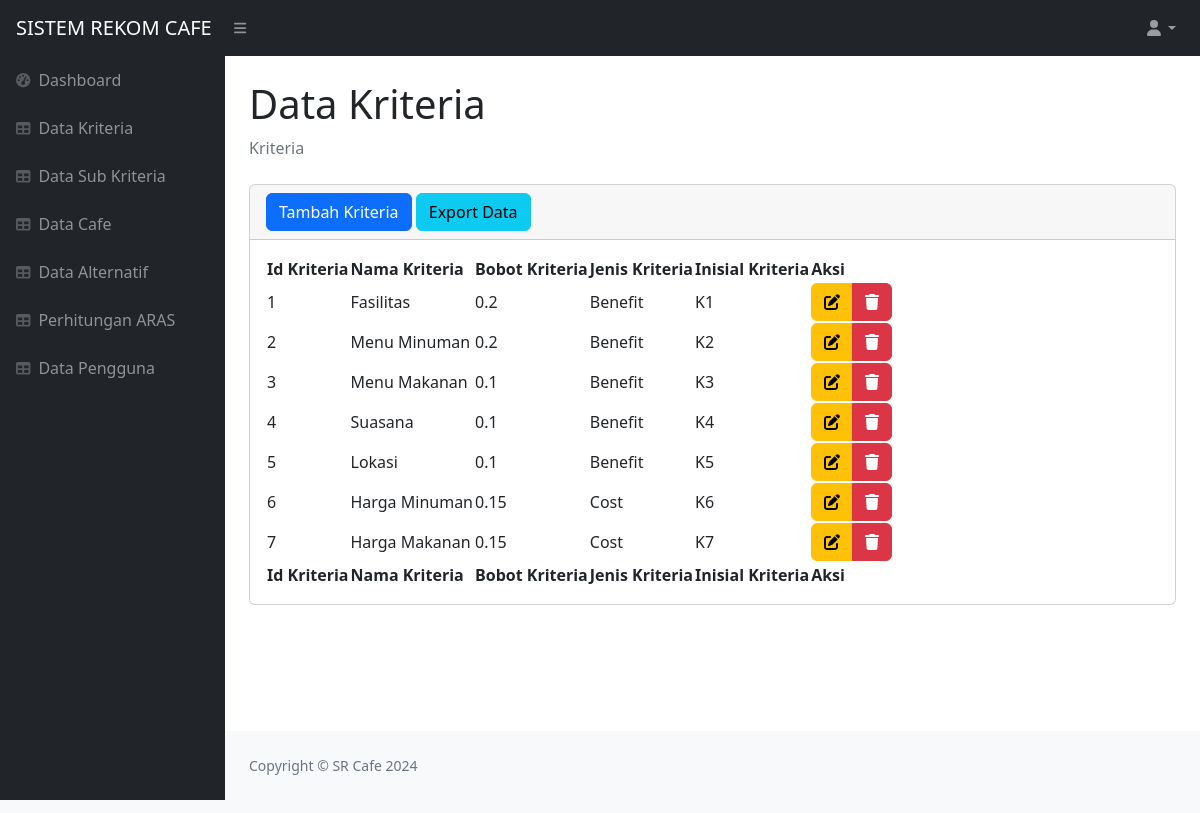
/index.php?page=data_kriteria (signed in), run on the app's committed database.
### tables this page shows
CREATE TABLE IF NOT EXISTS `kriteria` (
  `kriteria_id` int(11) NOT NULL AUTO_INCREMENT,
  `nama_kriteria` varchar(255) NOT NULL,
  `bobot` float NOT NULL,
  `jenis_bobot` enum('Benefit','Cost') DEFAULT NULL,
  `smbl_kriteria` varchar(50) DEFAULT NULL,
  PRIMARY KEY (`kriteria_id`)
);

### dt_kriteria.php (the view, shortened to what this page needs)
<?php
require 'proses/koneksi.php';
?>
<h1 class="mt-4">Data Kriteria</h1>
<ol class="breadcrumb mb-4">
    <li class="breadcrumb-item active">Kriteria</li>
</ol>
<div class="card mb-4">
    <div class="card-header">
        <button type="button" class="btn btn-primary" data-bs-toggle="modal" data-bs-target="#ModalTambah">Tambah Kriteria</button>
        <a href="proses/exkrit.php" target="_blank" class="btn btn-info">Export Data</a>
    </div>
    <div class="card-body">
        <table id="datatablesSimple">
            <thead>
                <tr>
                    <th>Id Kriteria</th>
                    <th>Nama Kriteria</th>
                    <th>Bobot Kriteria</th>
                    <th>Jenis Kriteria</th>
                    <th>Inisial Kriteria</th>
                    <th>Aksi</th>
                </tr>
            </thead>
            <tfoot>
                <tr>
                    <th>Id Kriteria</th>
                    <th>Nama Kriteria</th>
                    <th>Bobot Kriteria</th>
                    <th>Jenis Kriteria</th>
                    <th>Inisial Kriteria</th>
                    <th>Aksi</th>
                </tr>
            </tfoot>
            <tbody>
                <?php
                $no = 1;
                $ambilsemuadata = mysqli_query($conn, "SELECT * FROM kriteria");
                while ($data = mysqli_fetch_array($ambilsemuadata)) {
                    $kriteria_id = $data['kriteria_id'];
                    $nama_kriteria = $data['nama_kriteria'];
                    $bobot = $data['bobot'];
                    $jenis_bobot = $data['jenis_bobot'];
                    $smbl_kriteria = $data['smbl_kriteria'];
                ?>
                    <tr>
                        <td><?= $no++; ?></td>
                        <td><?= $nama_kriteria; ?></td>
                        <td><?= $bobot; ?></td>
                        <td><?= $jenis_bobot; ?></td>
                        <td><?= $smbl_kriteria; ?></td>
                        <td>
                            <div class="btn-group" role="group" aria-label="Basic example">
                                <button type="button" class="btn btn-warning" data-bs-toggle="modal" data-bs-target="#ModalEdit<?= $kriteria_id; ?>"><i class="fa-solid fa-pen-to-square"></i></button>
                                <button type="button" class="btn btn-danger" data-bs-toggle="modal" data-bs-target="#ModalHapus<?= $kriteria_id; ?>"><i class="fa-solid fa-trash"></i></button>
                            </div>
                        </td>
                    </tr>
                <?php
                }
                ?>
            </tbody>
        </table>
    </div>
</div>
</div>
</main>
<footer class="py-4 bg-light mt-auto">
    <div class="container-fluid px-4">
        <div class="d-flex align-items-center justify-content-between small">
            <div class="text-muted">Copyright &copy; SR Cafe 2024</div>
        </div>
    </div>
</footer>
</div>
</div>
</body>
</html>

### data on the page
kriteria: nama_kriteria "Fasilitas", bobot "0.2", jenis_bobot "Benefit", smbl_kriteria "K1"
kriteria: nama_kriteria "Menu Minuman", bobot "0.2", jenis_bobot "Benefit", smbl_kriteria "K2"
kriteria: nama_kriteria "Menu Makanan", bobot "0.1", jenis_bobot "Benefit", smbl_kriteria "K3"
kriteria: nama_kriteria "Suasana", bobot "0.1", jenis_bobot "Benefit", smbl_kriteria "K4"
kriteria: nama_kriteria "Lokasi", bobot "0.1", jenis_bobot "Benefit", smbl_kriteria "K5"
kriteria: nama_kriteria "Harga Minuman", bobot "0.15", jenis_bobot "Cost", smbl_kriteria "K6"
kriteria: nama_kriteria "Harga Makanan", bobot "0.15", jenis_bobot "Cost", smbl_kriteria "K7"
